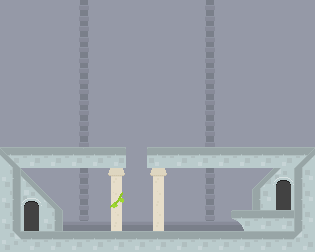

This game map was drawn from its Tiled (.tmx) file and the tilesets committed beside it. A one-line description and the full map source follow:
An orthogonal 15x12 tile map with 21x21 px tiles, 5 tile layers (farground, background, interactive, platform, ...) and 11 objects (exit, begin, switch, enemyStop1, enemyBegin, ...).

<map version="1.0" orientation="orthogonal" renderorder="right-down" width="15" height="12" tilewidth="21" tileheight="21" nextobjectid="25">
 <tileset firstgid="1" name="pixel" tilewidth="21" tileheight="21" spacing="2" margin="2" tilecount="900" columns="30">
  <image source="../images/pixel.png" width="692" height="692" />
 </tileset>
 <layer name="farground" width="15" height="12">
  <data encoding="csv">
695,695,695,696,694,695,695,695,695,696,694,695,695,695,695,
695,695,695,696,694,695,695,695,695,696,694,695,695,695,695,
695,695,695,696,694,695,695,695,695,696,694,695,695,695,695,
695,695,695,696,694,695,695,695,695,696,694,695,695,695,695,
695,695,695,696,694,695,695,695,695,696,694,695,695,695,695,
695,695,695,696,694,695,695,695,695,696,694,695,695,695,695,
695,695,695,696,694,695,695,695,695,696,694,695,695,695,695,
0,695,695,696,694,695,695,695,695,696,694,695,695,695,0,
0,695,695,696,694,695,695,695,695,696,694,695,695,695,0,
0,695,695,696,694,695,695,695,695,696,694,695,0,695,0,
0,755,695,756,754,755,755,755,755,756,754,755,755,756,755,
0,0,0,0,0,0,0,0,0,0,0,0,0,0,0
</data>
 </layer>
 <layer name="background" width="15" height="12">
  <data encoding="csv">
0,0,0,0,0,0,0,0,0,0,0,0,0,0,0,
0,0,0,0,0,0,0,0,0,0,0,0,0,0,0,
0,0,0,0,0,0,0,0,0,0,0,0,0,0,0,
0,0,0,0,0,0,0,0,0,0,0,0,0,0,0,
0,0,0,0,0,0,0,0,0,0,0,0,0,0,0,
0,0,0,0,0,0,0,0,0,0,0,0,0,0,0,
0,0,0,0,0,0,0,0,0,0,0,0,0,0,0,
1073742162,0,0,0,0,0,0,0,0,0,0,0,0,307,0,
338,2684354867,0,0,0,0,0,0,0,0,0,0,307,337,0,
0,338,2684354867,0,0,0,0,0,0,0,0,0,1610613040,333,0,
0,333,2684354864,0,0,0,0,0,0,0,0,0,1610613040,333,0,
0,0,0,0,0,0,0,0,0,0,0,0,0,0,0
</data>
 </layer>
 <layer name="interactive" width="15" height="12">
  <data encoding="csv">
0,0,0,0,0,0,0,0,0,0,0,0,0,0,0,
0,0,0,0,0,0,0,0,0,0,0,0,0,0,0,
0,0,0,0,0,0,0,0,0,0,0,0,0,0,0,
0,0,0,0,0,0,0,0,0,0,0,0,0,0,0,
0,0,0,0,0,0,0,0,0,0,0,0,0,0,0,
0,0,0,0,0,0,0,0,0,0,0,0,0,0,0,
0,0,0,0,0,0,0,0,0,0,0,0,0,0,0,
0,0,0,0,0,0,0,0,0,0,0,0,0,0,0,
0,0,0,0,0,0,0,0,0,0,0,0,0,137,0,
0,137,0,0,0,0,0,0,0,0,0,0,0,138,0,
0,138,0,0,0,0,0,0,0,0,0,0,0,0,0,
0,0,0,0,0,0,0,0,0,0,0,0,0,0,0
</data>
 </layer>
 <layer name="platform" width="15" height="12">
  <data encoding="csv">
0,0,0,0,0,0,0,0,0,0,0,0,0,0,0,
0,0,0,0,0,0,0,0,0,0,0,0,0,0,0,
0,0,0,0,0,0,0,0,0,0,0,0,0,0,0,
0,0,0,0,0,0,0,0,0,0,0,0,0,0,0,
0,0,0,0,0,0,0,0,0,0,0,0,0,0,0,
0,0,0,0,0,0,0,0,0,0,0,0,0,0,0,
0,0,0,0,0,0,0,0,0,0,0,0,0,0,0,
304,304,304,304,304,304,0,304,304,304,304,304,304,304,304,
2684354864,0,0,0,0,0,0,0,0,0,0,0,0,0,1610613040,
2684354864,0,0,0,0,0,0,0,0,0,0,0,0,0,1610613040,
2684354864,0,0,0,0,0,0,0,0,0,0,332,304,304,1610613040,
2684354897,304,304,304,304,304,304,304,304,304,304,304,304,304,337
</data>
 </layer>
 <layer name="foreground" width="15" height="12">
  <data encoding="csv">
0,0,0,0,0,0,0,0,0,0,0,0,0,0,0,
0,0,0,0,0,0,0,0,0,0,0,0,0,0,0,
0,0,0,0,0,0,0,0,0,0,0,0,0,0,0,
0,0,0,0,0,0,0,0,0,0,0,0,0,0,0,
0,0,0,0,0,0,0,0,0,0,0,0,0,0,0,
0,0,0,0,0,0,0,0,0,0,0,0,0,0,0,
0,0,0,0,0,0,0,0,0,0,0,0,0,0,0,
308,0,0,305,0,305,0,2147483953,0,0,0,0,0,0,1610613044,
0,0,0,0,0,433,0,433,0,0,0,0,0,0,0,
0,0,0,0,0,432,0,430,0,0,0,0,0,0,0,
0,0,0,0,0,430,0,430,0,0,0,0,0,0,0,
0,0,0,0,0,0,0,0,0,0,0,0,0,0,0
</data>
 </layer>
 <objectgroup name="evenement">
  <object id="1" name="exit" type="exit" x="273" y="168" width="22.5" height="42" />
  <object id="5" name="begin" type="begin" x="21" y="189" width="20.5" height="40" />
  <object id="10" name="switch" x="126" y="168" width="20.6667" height="19.3333" />
  <object id="12" name="enemyStop1" x="136.5" y="31.5" width="21" height="19.3333" />
  <object id="13" name="enemyBegin" x="26.25" y="73.5" width="21.3333" height="20.3333" />
  <object id="14" name="enemyEnd" x="273" y="73.5" width="20" height="19.3333" />
 </objectgroup>
 <objectgroup name="lightIntersect">
  <object id="18" x="0" y="147" width="126" height="21" />
  <object id="19" x="147" y="147" width="168" height="21" />
  <object id="20" x="0" y="168" width="21" height="63" />
  <object id="21" x="21" y="231" width="273" height="21" />
  <object id="24" x="294" y="168" width="21" height="63" />
 </objectgroup>
</map>
